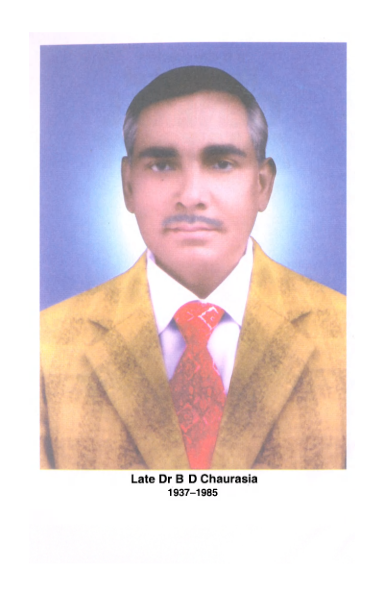
#> input picture pdf_images/0003.png, 386 x 596 px
$ python -i ocr.py   (imports and definitions only)
#> lines starting #> are read from the running program, lines starting #| are printed output that depends on the picture; after the words box and inside, x2 and y2 are one past the last pixel; in counts of white or black regions, pixels touching at a corner belong together
import cv2
import pytesseract

def perform_ocr(image_path):
    """
    Perform OCR on an image using Tesseract.

    Parameters:
    - image_path (str): Path to the image.

    Returns:
    - str: Extracted text from the image.
    """
    # Set the Tesseract executable path (optional, adjust as needed)
    pytesseract.pytesseract.tesseract_cmd = r'F:\Celestial\saurabh_enviroment\saurabh_venv\Scripts\pytesseract.exe'

    # Initialize the output text as an empty string
    output_text = ''

    # Gaussian blur filter parameters
    gaussian_blur_kernel = (1, 1)
    gaussian_blur_sigma = 0.8

    # Image binarization parameters
    binarization_threshold = 80  # Adjust the threshold as needed

    # Load the image
    img = cv2.imread(image_path)

    # Image preprocessing - Method 1
    img1 = cv2.cvtColor(img, cv2.COLOR_BGR2GRAY)  # Grayscale conversion
    img1 = cv2.convertScaleAbs(img1, alpha=1.5, beta=50)  # Enhance contrast and brightness
    blurred1 = cv2.GaussianBlur(img1, gaussian_blur_kernel, gaussian_blur_sigma)
    img1 = cv2.addWeighted(img1, 1, blurred1, -0.3, 0)
    img1 = cv2.resize(img1, None, fx=1, fy=1, interpolation=cv2.INTER_CUBIC)  # Resize
    img1 = cv2.GaussianBlur(img1, gaussian_blur_kernel, gaussian_blur_sigma)
    _, img1 = cv2.threshold(img1, binarization_threshold, 255, cv2.THRESH_BINARY)
    extracted_text1 = pytesseract.image_to_string(img1)

    # Image preprocessing - Method 2
    img2 = cv2.cvtColor(img, cv2.COLOR_BGR2GRAY)  # Grayscale conversion
    img2 = cv2.resize(img2, None, fx=2, fy=2, interpolation=cv2.INTER_CUBIC)  # Resize
    _, img2 = cv2.threshold(img2, 0, 255, cv2.THRESH_BINARY + cv2.THRESH_OTSU)  # Thresholding
    img2 = cv2.GaussianBlur(img2, gaussian_blur_kernel, gaussian_blur_sigma)
    _, img2 = cv2.threshold(img2, binarization_threshold, 255, cv2.THRESH_BINARY)
    extracted_text2 = pytesseract.image_to_string(img2)

    # Choose the result with non-empty text
    if extracted_text1.strip():
        output_text = extracted_text1
    else:
        output_text = extracted_text2

    # Append the image file name as a header
    output_text += f"Image File: {image_path}\n"

    return output_text
#example uses
image_path = 'F:\Celestial\saurabh_enviroment\saurabh_venv\Test1.pdf'
# [1 line that did not run here, left out]

>>> result = perform_ocr('pdf_images/0003.png')
#> call 2 of perform_ocr, with image_path = 'pdf_images/0003.png'
#> in perform_ocr, img is the input picture: shape (596, 386, 3); mean B, G, R 211.6, 206.4, 220.7
#> in perform_ocr (call 2), `img1 = cv2.cvtColor(img, cv2.COLOR_BGR2GRAY)`:
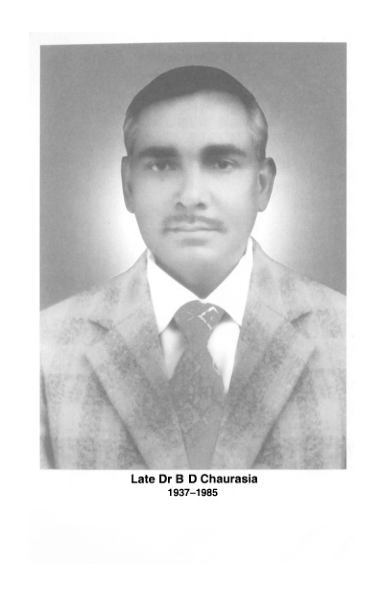
#> img1: shape (596, 386); min 0, max 255, mean 211.3
#> in perform_ocr (call 2), `img1 = cv2.convertScaleAbs(img1, alpha=1.5, beta=50)`:
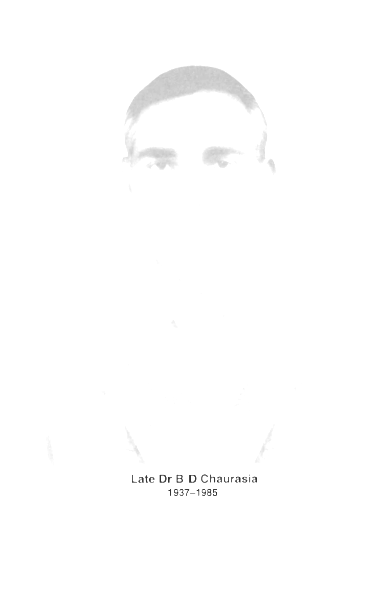
#> img1: shape (596, 386); min 50, max 255, mean 253.8
#> in perform_ocr (call 2), `img1 = cv2.addWeighted(img1, 1, blurred1, -0.3, 0)`:
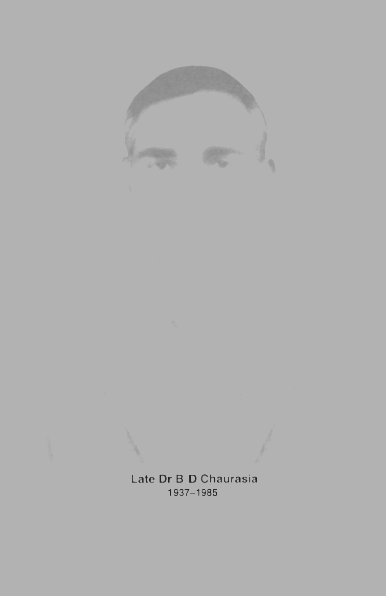
#> img1: shape (596, 386); min 35, max 178, mean 177.2
#> in perform_ocr (call 2), `_, img1 = cv2.threshold(img1, binarization_threshold, 255, cv2.THRESH_..`:
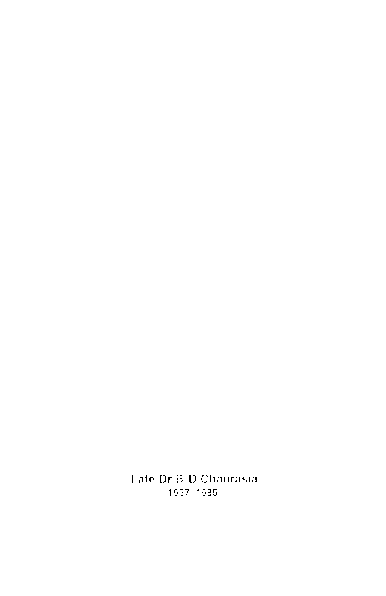
#> img1: shape (596, 386); 99.9% white; black in thin lines or dots, all inside (x1, y1, x2, y2) = (132, 475, 257, 496)
#> (the run stopped early here; a loop or call above may not have finished)

$ run again, on pdf_images/0006.png
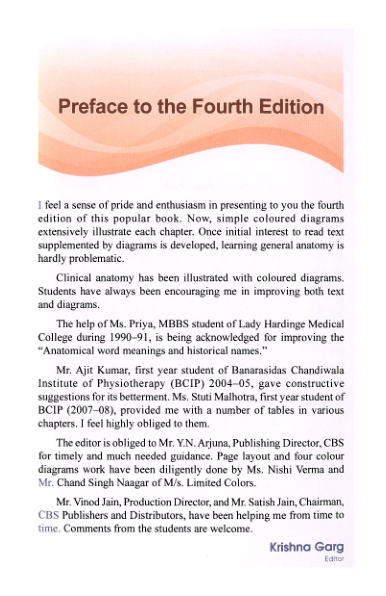
#> input picture pdf_images/0006.png, 386 x 596 px
#> in perform_ocr, img is the input picture: shape (596, 386, 3); mean B, G, R 231.1, 231.3, 239.5
#> in perform_ocr (call 2), `img1 = cv2.addWeighted(img1, 1, blurred1, -0.3, 0)`:
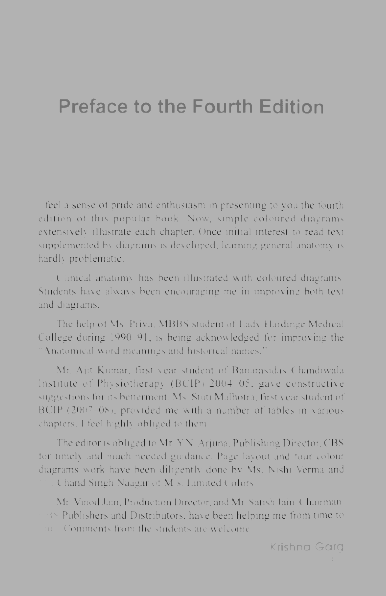
#> img1: shape (596, 386); min 35, max 178, mean 175.5
#> in perform_ocr (call 2), `_, img1 = cv2.threshold(img1, binarization_threshold, 255, cv2.THRESH_..`:
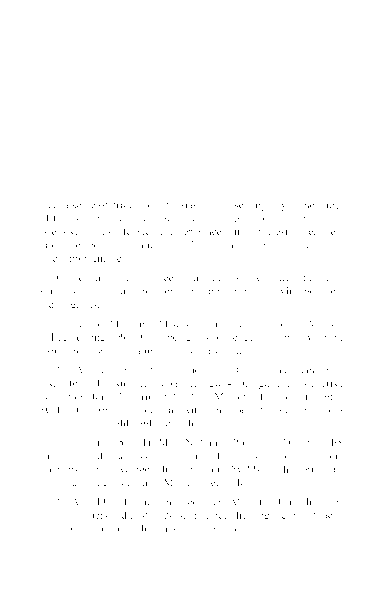
#> img1: shape (596, 386); 99.6% white; black in thin lines or dots, all inside (x1, y1, x2, y2) = (41, 203, 342, 532)
